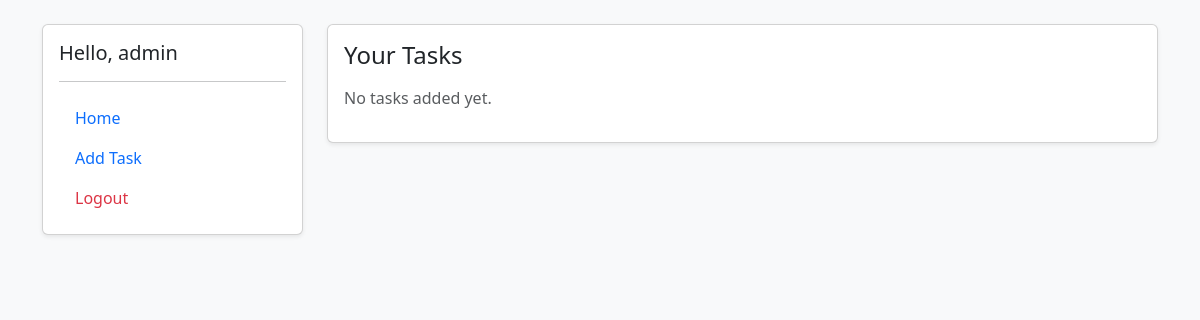
Page /tasks/dashboard/ (signed in) on the earlier database version.
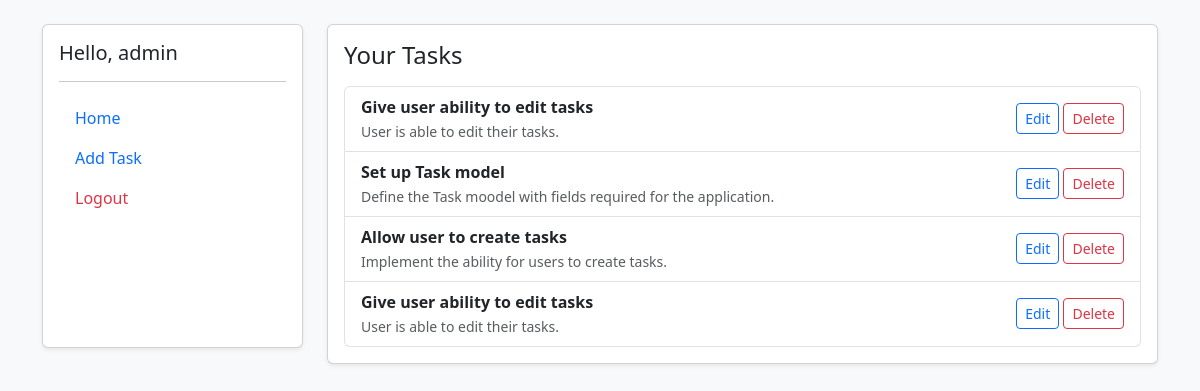
Same page on the later database version.
### tasks/models.py (models this page shows, shortened)
class Task(models.Model):
    user = models.ForeignKey(User, on_delete=models.CASCADE)
    title = models.CharField(max_length=200)
    comment = models.TextField()
    due_date = models.DateTimeField()
    created_at = models.DateTimeField(auto_now_add=True)
    updated_at = models.DateTimeField(auto_now=True)
    is_completed = models.BooleanField(default=False)

### tasks/views.py (the view)
# urls.py: path('dashboard/', views.dashboard, name='dashboard'),
@login_required
def dashboard(request):
    tasks = Task.objects.filter(user=request.user)
    return render(request, 'tasks/dashboard.html', {'tasks': tasks})

### tasks/templates/tasks/dashboard.html (shortened to what this page needs)
{% extends 'tasks/base.html' %}
{% block content %}
<div class="row mt-4">
  <div class="col-md-3 mb-3">
    <div class="card shadow-sm h-100">
      <div class="card-body">
        <h5 class="card-title">Hello, {{ user.username }}</h5>
        <hr>
        <ul class="nav flex-column">
          <li class="nav-item">
            <a href="{% url 'home' %}" class="nav-link">Home</a>
          </li>
          <li class="nav-item">
            <a href="{% url 'task_create' %}" class="nav-link">Add Task</a>
          </li>
          <li class="nav-item">
            <a href="{% url 'logout' %}" class="nav-link text-danger">Logout</a>
          </li>
        </ul>
      </div>
    </div>
  </div>
  <div class="col-md-9">
    <div class="card shadow-sm">
      <div class="card-body">
        <h4 class="card-title mb-3">Your Tasks</h4>
        {% if tasks %}
          <ul class="list-group">
            {% for task in tasks %}
              <li class="list-group-item d-flex justify-content-between align-items-center">
                <div>
                  <strong>{{ task.title }}</strong><br>
                  <small class="text-muted">{{ task.comment|default:"No note" }}</small>
                </div>
                <span>
                  <a href="{% url 'task_edit' task.id %}" class="btn btn-sm btn-outline-primary">Edit</a>
                  <a href="{% url 'task_delete' task.id %}" class="btn btn-sm btn-outline-danger">Delete</a>
                </span>
              </li>
            {% endfor %}
          </ul>
        {% else %}
          <p class="text-muted">No tasks added yet.</p>
        {% endif %}
      </div>
    </div>
  </div>
</div>
{% endblock %}

Differences in the rows shown:
added Task: title "Give user ability to edit tasks", comment "User is able to edit their tasks."
added Task: title "Set up Task model", comment "Define the Task moodel with fields required for the application."
added Task: title "Allow user to create tasks", comment "Implement the ability for users to create tasks."
added Task: title "Give user ability to edit tasks", comment "User is able to edit their tasks."
Other differences:
text no longer shown: "No tasks added yet."
